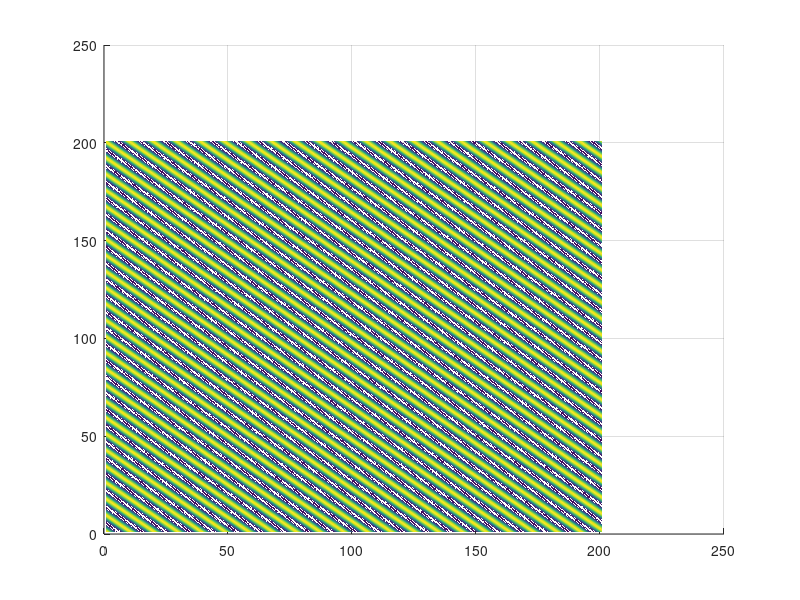
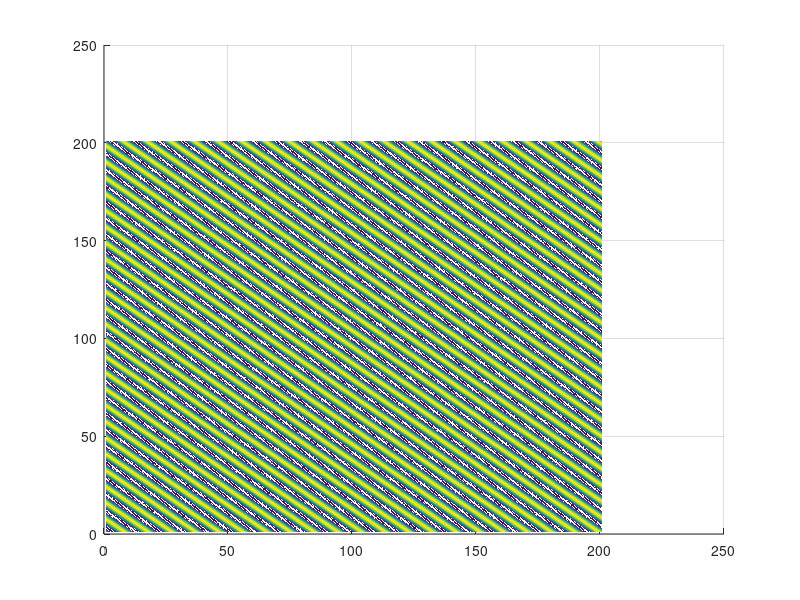
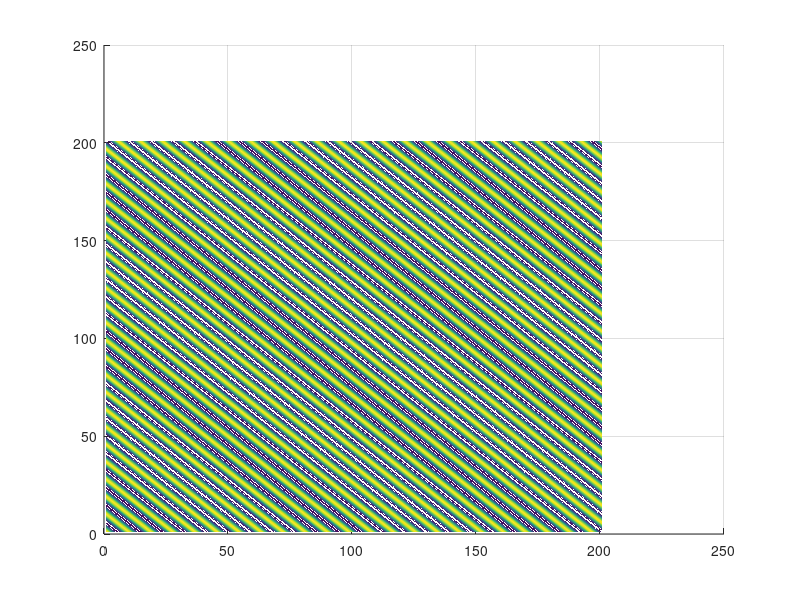
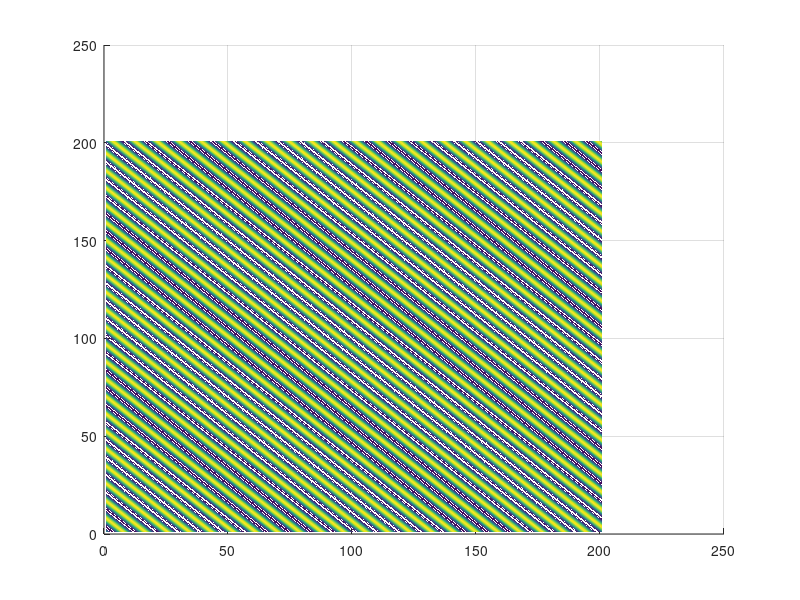

Write the MATLAB code that produced these figures, in order.
[X, Y] = meshgrid(1:201, 1:201);

k=[1,1];
k=k./norm(k);

res = exp((k(1) .* X + k(2) .* Y) * 1i+1e-3*(50*Y-50*X)*1i);

figure;
surf(imag(res));
view(2);
shading interp;

figure;
surf(real(res));
view(2);
shading interp;

res = exp((k(1) .* X + k(2) .* Y) * 1i);

figure;
surf(imag(res));
view(2);
shading interp;

figure;
surf(real(res));
view(2);
shading interp;